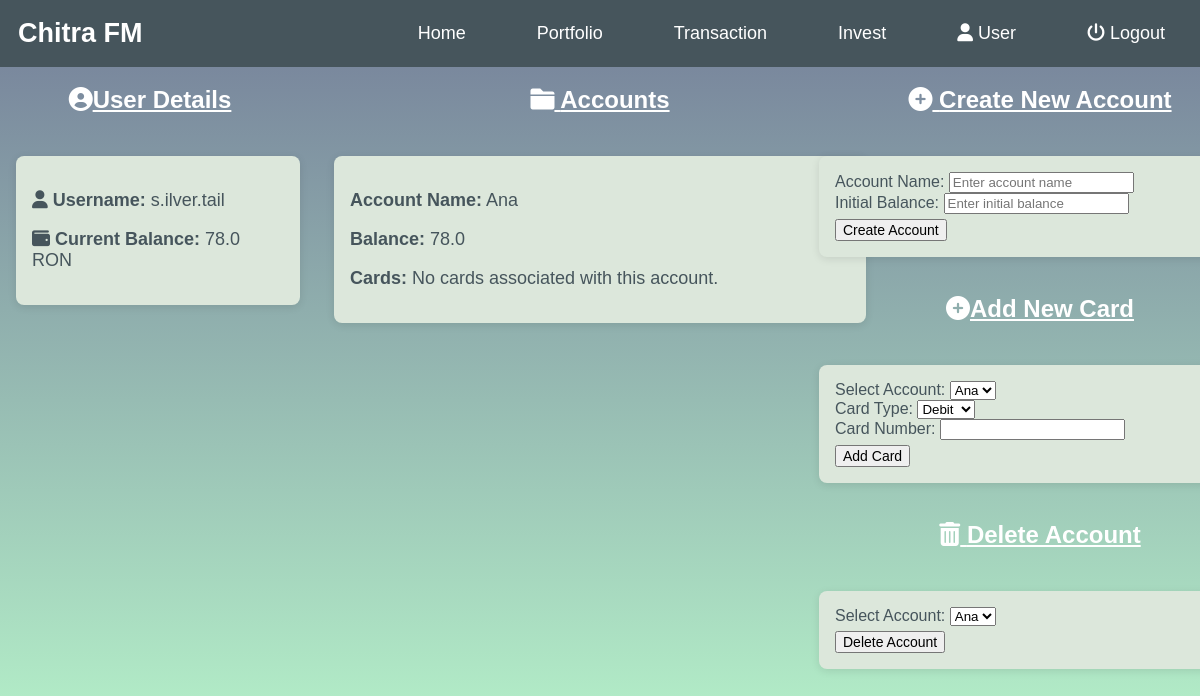
/user (signed in), run on an earlier commit of the app's database.
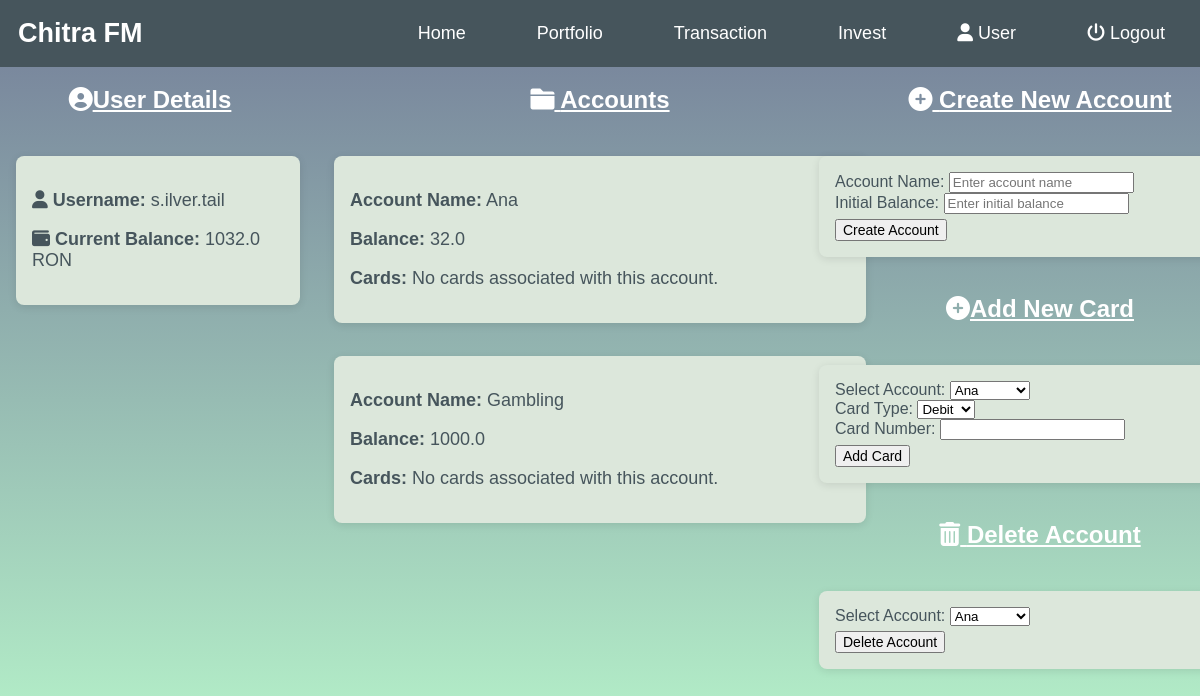
And on a later commit of the database.
### server.py (models this page shows)
class User(db.Model):
    id = db.Column(db.Integer, primary_key=True)
    username = db.Column(db.String(80), unique=True, nullable=False)
    password = db.Column(db.String(200), nullable=False)
    balance = db.Column(db.Float, default=0.0)
    main_currency = db.Column(db.String(10), nullable=False)
    accounts = db.relationship('Account', backref='user', lazy=True)  # Relationship to another table

class Account(db.Model):
    __tablename__ = 'accounts'
    id = db.Column(db.Integer, primary_key=True)
    account_name = db.Column(db.String(100), nullable=False)
    balance = db.Column(db.Float, default=0.0)
    user_id = db.Column(db.Integer, db.ForeignKey('user.id'), nullable=False)  # Foreign key to User
    cards = db.relationship('Card', backref='account', lazy=True, cascade="all, delete-orphan")  # Cascade deletion

### server.py (the view)
@app.route('/user')
def user_page():
    if not session["username"]:
        flash("Please log in to access your user page.")
        return redirect("/login")
    user = User.query.filter_by(username=session["username"]).first()
    if user is None:
        flash("User not found.")
        return redirect("/login")
    accounts = Account.query.filter_by(user_id=user.id).all()
    user_data = {
        "username": user.username,
        "id": user.id,
        "password": user.password,
        "current_balance": user.balance,
        "main_currency": user.main_currency,
        "accounts": accounts
    }
    return render_template('user.html', data=user_data)

### templates/user.html (shortened to what this page needs)
{% extends '_base.html' %}
{% block content %}
<div class="user-page-container">
    <div class="left-container">
        <h2><i class="fas fa-user-circle"></i>User Details</h2>
        <div class="user-card">
            <p><strong><i class="fas fa-user"></i> Username:</strong> {{ data.username }}</p>
            <p><strong><i class="fas fa-wallet"></i> Current Balance:</strong> {{ data.current_balance }} {{ data.main_currency }}</p>
        </div>
    </div>
  <div class="center-container">
    <div class="accounts-section">
        <h2><i class="fas fa-folder"></i> Accounts</h2>
        {% if data.accounts|length == 0 %}
        <div class="card">
            <p>You have no accounts yet.</p>
        </div>
        {% else %}
        {% for account in data.accounts %}
            <div class="card">
            <p><strong>Account Name:</strong> {{ account.account_name }}</p>
            <p><strong>Balance:</strong> {{ account.balance }}</p>
            {% if account.cards|length == 0 %}
                <p><strong>Cards:</strong> No cards associated with this account.</p>
            {% endif %}
            </div>
        {% endfor %}
        {% endif %}
    </div>
    </div>
  <div class="actions-section">
    <h2><i class="fas fa-plus-circle"></i> Create New Account</h2>
    <div class="card">
        <form method="POST" action="/create_account">
        <label for="account_name">Account Name:</label>
        <input type="text" id="account-name" name="account_name" placeholder="Enter account name" required>
        <br>
        <label for="balance">Initial Balance:</label>
        <input type="number" id="initial-balance" name="balance" placeholder="Enter initial balance" required>
        <br>
        <button type="submit">Create Account</button>
        </form>
    </div>
    <h2><i class="fas fa-plus-circle"></i>Add New Card</h2>
    <div class="card">
        <form method="post" action="/create_card">
            <label for="select_account">Select Account:</label>
            <select id="select_account" name="account_id">
                {% for account in data.accounts %}
                <option value="{{ account.id }}">{{ account.account_name }}</option>
                {% endfor %}
            </select>
            <br>
            <label for="card_type">Card Type:</label>
            <select id="card_type" name="card_type">
                <option value="debit">Debit</option>
            </select>
            <br>
            <label for="card_number">Card Number:</label>
            <input type="text" id="card_number" name="card_number" maxlength="16" pattern="\d{16}" required>
            <br>
            <button type="submit">Add Card</button>
        </form>
    </div>
    <h2><i class="fas fa-trash-alt"></i> Delete Account</h2>
    <div class="card">
        <form method="post" action="/delete_account">
        <label for="delete_account">Select Account:</label>
        <select id="delete_account" name="account_id">
            {% for account in data.accounts %}
            <option value="{{ account.id }}">{{ account.account_name }}</option>
            {% endfor %}
        </select>
        <br>
        <button type="submit">Delete Account</button>
        </form>
    </div>
  </div>
</div>
{% endblock %}

### templates/_base.html (shortened to what this page needs)
<!DOCTYPE html>
<html lang="en">
<head>
    <link rel="stylesheet" type="text/css" href="./public/style.css">
    <link rel="stylesheet" href="https://cdnjs.cloudflare.com/ajax/libs/font-awesome/6.0.0-beta3/css/all.min.css">
</head>
<body>
    <nav>
        <div class="logo">Chitra FM</div>
        <ul>
            <li><a href="/home">Home</a></li>
            <li><a href="/portfolio">Portfolio</a></li>
            <li><a href="/newtransaction">Transaction</a></li>
            <li><a href="/invest">Invest</a></li>
            <li><a href="/user"><i class="fas fa-user"></i> User</a></li>
            <li><a href="/logout"><i class="fas fa-power-off"></i> Logout</a></li>
        </ul>
    </nav>
    {% block content %}
    {% endblock content %}
</body>
</html>

### public/style.css (style rules this page uses)
body { background-image: linear-gradient(#747e99, #bafacd); background-size: cover; background-repeat: no-repeat; background-position: center; background-attachment: fixed; color: #ffffff; margin: 0; padding: 0; display: flex; flex-direction: column; min-height: 100vh; font-size: 18px; font-family: Arial, sans-serif; }
h1, h2, h3, h4, h5, h6 { margin-bottom: 1em; color: #ffffff; text-decoration: underline; font-size: 1.5em; }
.user-page-container { position: relative; top: 50px; display: flex; margin: 16px; padding: 0; overflow-x: hidden; }
.user-page-container h2 { font-size: 24px; }
.user-card { background-color: #dce7db; padding: 16px; border-radius: 8px; box-shadow: 0 2px 8px rgba(0, 0, 0, 0.1); margin-left: 16px; height: fit-content; width: fit-content; min-width: min-content; max-width: 350px; }
.user-card p { color: #46555c; }
.user-page-container .left-container, .user-page-container .actions-section { position: fixed; width: 25%; align-items: center; }
.user-page-container .left-container { flex: 1; left: 0; display: flex; flex-direction: column; gap: 1em; }
.user-page-container .left-container h2 { margin-bottom: 1em; color: #ffffff; text-decoration: underline; }
.center-container { overflow-y: scroll; overflow-x: hidden; flex: 1; margin: 0 25%; align-items: center; }
.center-container .accounts-section { align-items: center; flex: 1; display: flex; flex-direction: column; gap: 18px; }
.accounts-section .card { background-color: #dce7db; padding: 16px; border-radius: 8px; box-shadow: 0 2px 8px rgba(0, 0, 0, 0.1); height: fit-content; width: 500px; min-width: min-content; margin-bottom: 15px; }
.accounts-section .card p, .accounts-section .card li { color: #46555c; font-size: 18px; }
.actions-section { margin-left: 16px; display: flex; align-items: flex-start; right: 10px; flex-direction: column; gap: 1em; }
.actions-section .card { background-color: #dce7db; padding: 16px; border-radius: 8px; box-shadow: 0 2px 8px rgba(0, 0, 0, 0.1); height: fit-content; width: 400px; min-width: min-content; margin-right: 10px; display: flex; flex-direction: column; font-size: 16px; }
.actions-section .card button { margin-top: 5px; font-size: 14px; }
.actions-section .card label { color: #46555c; }
button, .flash-message { font-size: 1.5rem; }

### templates/_base.html (style rules this page uses)
nav { background-color: #46555c; color: white; padding: 1em; display: flex; justify-content: space-between; align-items: center; width: 100%; position: fixed; z-index: 1000; font-size: 18px; }
nav .logo { font-size: 1.5em; font-weight: bold; }
nav ul { list-style: none; display: flex; margin: 0; padding: 0; }
nav ul li { margin: 0 1em; }
nav ul li a { text-decoration: none; color: white; margin-right: 35px; }

What changed in the data, as far as the page shows it:
changed User "s.ilver.tail": current_balance "78.0" → "1032.0"
changed Account "Ana": balance "78.0" → "32.0"
added Account: account_name "Gambling", balance "1000.0"
